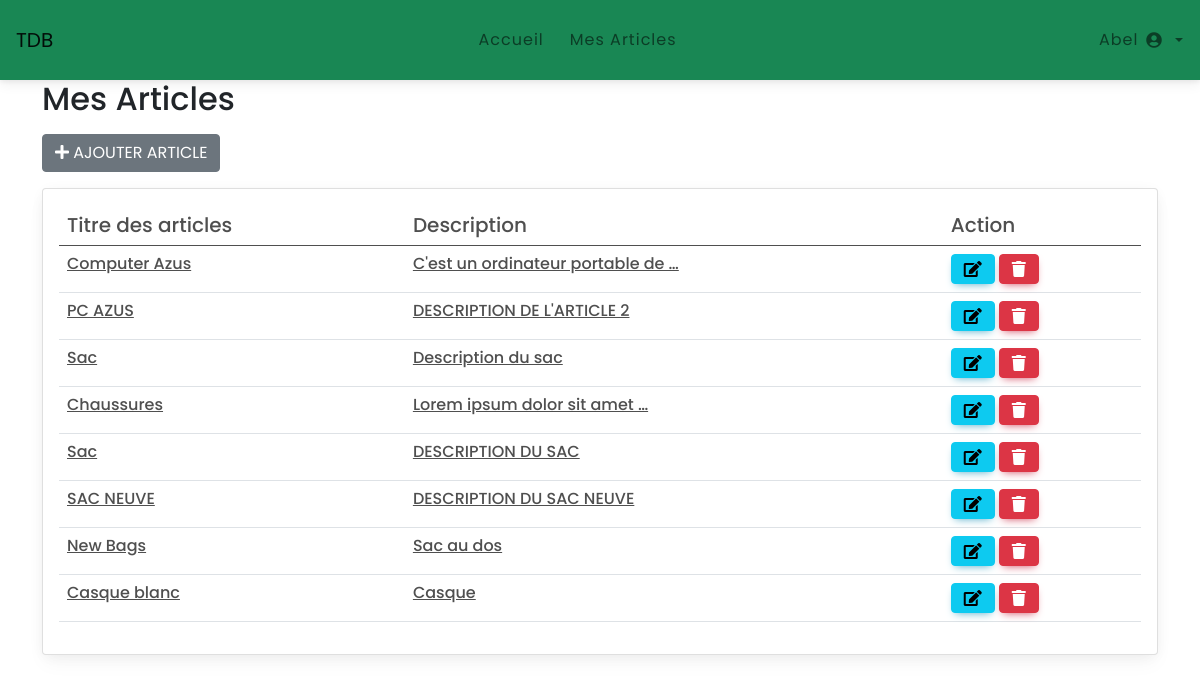
/blog/administration/user_articles/ (signed in), run on an earlier commit of the app's database.
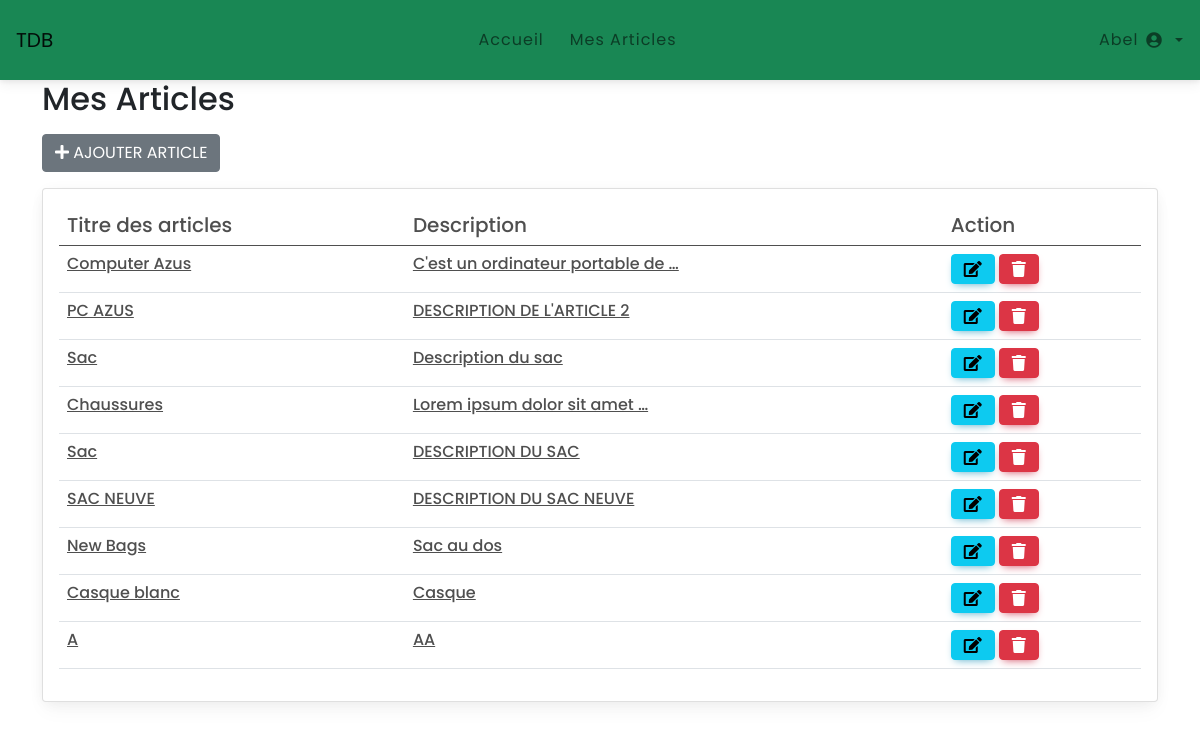
And on a later commit of the database.
### blog/models.py (models this page shows, shortened)
class Article(models.Model):
    user=models.ForeignKey(User,on_delete=models.CASCADE,null=True)
    title=models.CharField(max_length=50)
    categorie=models.ForeignKey(Category,on_delete=models.CASCADE)
    description=models.TextField()
    image=models.ImageField(null=True ,blank=True)
    created_at=models.DateTimeField(auto_now_add=True)
    updated_at=models.DateTimeField(auto_now=True)

### app_admin/views.py (the view)
# urls.py: path('user_articles/',views.user_articles , name="mes_articles"),
@login_required
def user_articles(request):
    has_perm = request.user.has_perm("blog.delete_article")
    mes_articles_user = Article.objects.filter(user=request.user)
    return render(request, "app_admin/mes_articles.html", {"mes_articles_user":mes_articles_user, "has_perm":has_perm})

### app_admin/templates/app_admin/mes_articles.html
{% extends 'app_admin/base.html' %}
{% block content %}
<div class="container">
    <div class="row">
        <div class="col-md-12"><h2> Mes Articles</h2></div>
        <div class="col-md-12 p-10">
            <a href="{% url 'app_admin:Add_articles' %}" class="btn btn-secondary float-right mt-2"><i class="fas fa-plus"></i> Ajouter article</a>
        </div>
        <div class="col-md-12">
            {% if mes_articles_user %}
            <div class="card mt-3">
                <div class="card-body">
                    <table class="table table-hover">
                        <thead>
                            <tr>
                                <th class="h5">Titre des articles</th>
                                <th class="h5">Description</th>
                                <th class="h5">Action</th>
                            </tr>
                        </thead>
                        <tbody>
                            {% for article in mes_articles_user %}
                            <tr>
                                <td><a href="" class="h6">{{ article.title }}</a></td>
                                <td><a href="" class="h6"> {{ article.description | truncatewords:5 }}</a></td>
                                <td>
                                    <a href="{% url 'app_admin:update_article' article.id %}" class="btn btn-info"><i class="fas fa-edit"></i></a>
                                    {% if has_perm %}
                                    <a href="{% url 'app_admin:delete_article' article.id %}" class="btn btn-danger"><i class="fas fa-trash"></i></a>
                                    {% endif %}
                                </td>
                            </tr>
                            {% endfor %}
                        </tbody>
                    </table>
                </div>
            </div>
            {% else %}
            <p>Vous n'avez aucun articles</p>
            {% endif %}
        </div>
    </div>
</div>
{% endblock %}

What changed in the data, as far as the page shows it:
added Article: title "A", description "AA"
